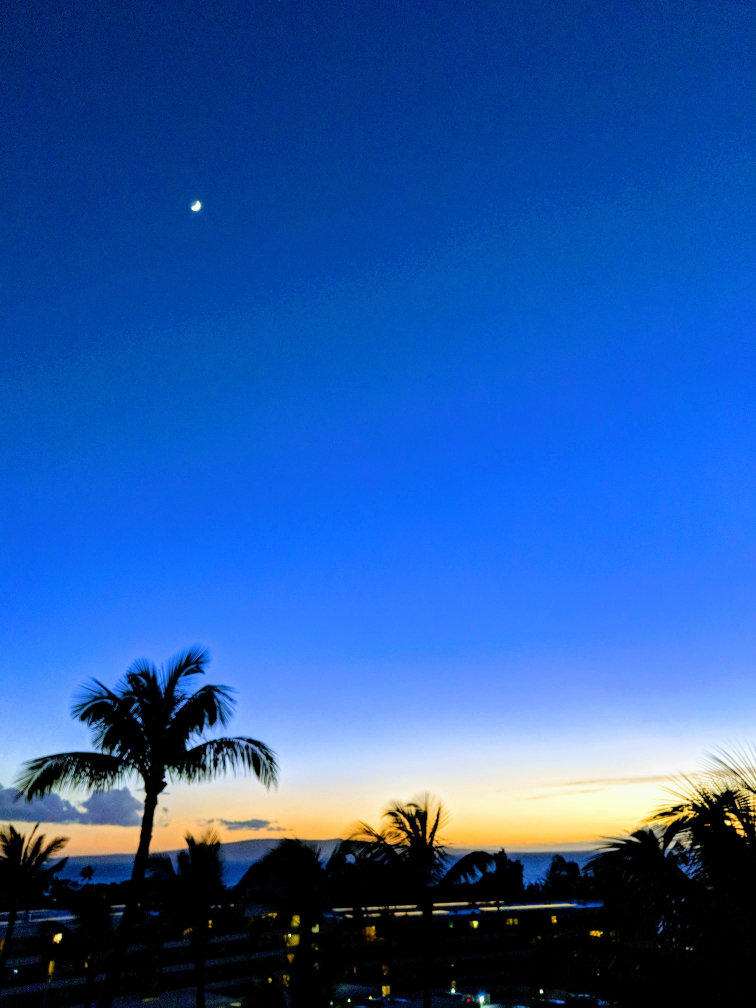
#> input picture inputs/hawaii_night.jpg, 3024 x 4032 px, found by its file name (shown at 1/4 size)
$ python scratch_day02.py
#> lines starting #> are read from the running program, lines starting #| are printed output that depends on the picture; pictures that were not available may be replaced by others from this repository, and a replacement may not be noted
import os

import matplotlib
import matplotlib.image as mpimg
import numpy as np
import numpy.random
import pandas as pd
import pylab as pl
from plotnine import *
from scipy.spatial import Delaunay
from skimage import feature

N = 1000

def rgb2gray(rgb):
	return np.dot(rgb[...,:3], [0.2989, 0.5870, 0.1140])


dimg = mpimg.imread("inputs/hawaii_night.jpg")
#> dimg is the input picture: shape (4032, 3024, 3); mean R, G, B 36.8, 87.9, 164.5
dimg = mpimg.imread("inputs/happy_doggy_grayscale.jpeg")
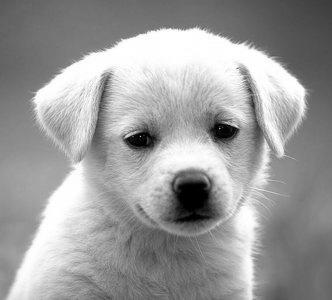
#> input picture inputs/happy_doggy_grayscale.jpeg, 332 x 300 px, found by its file name
#> dimg is the input picture: shape (300, 332, 3); min 0, max 255, mean 155.7
dimg = mpimg.imread("inputs/gg_bridge1.png")
dimg = mpimg.imread("inputs/gg_bridge2.png")

bw = rgb2gray(dimg)

pl.imshow(bw, cmap="gray")


# Random
dithered_random = (bw > np.random.rand(*bw.shape) * bw.max()).astype(int)
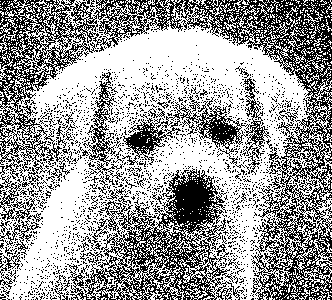
#> dithered_random: shape (300, 332) int64; values 0 (black) and 1 (white), 61.2% white; black in thin lines or dots
pl.imshow(dithered_random, cmap="gray")  # vmin=0, vmax=255)
pl.show()
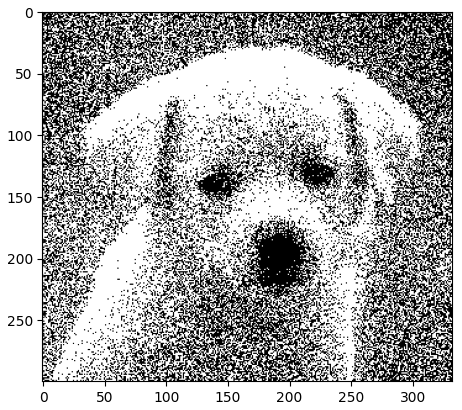
#> figure drawn by matplotlib, 1 panel

points = [
	[0,0],
	[4,0],
	[5,5],
]

# https://stackoverflow.com/questions/8957028/getting-a-list-of-locations-within-a-triangle-in-the-form-of-x-y-positions
# [78 lines left out: functions get_coefs, point_in_triangle, cartesian_product, simplex_to_pixels, get_edge_points, not called in this run]

N = 100


dimg = mpimg.imread("inputs/hawaii_night.jpg")
dimg = mpimg.imread("inputs/happy_doggy_grayscale.jpeg")
dimg = mpimg.imread("inputs/gg_bridge1.png")
dimg = mpimg.imread("inputs/gg_bridge2.png")

bw = rgb2gray(dimg)


# [55 lines left out: functions read_and_draw, draw_img, not called in this run]


# pointalism
#> (the run stopped early here; a loop or call above may not have finished)
